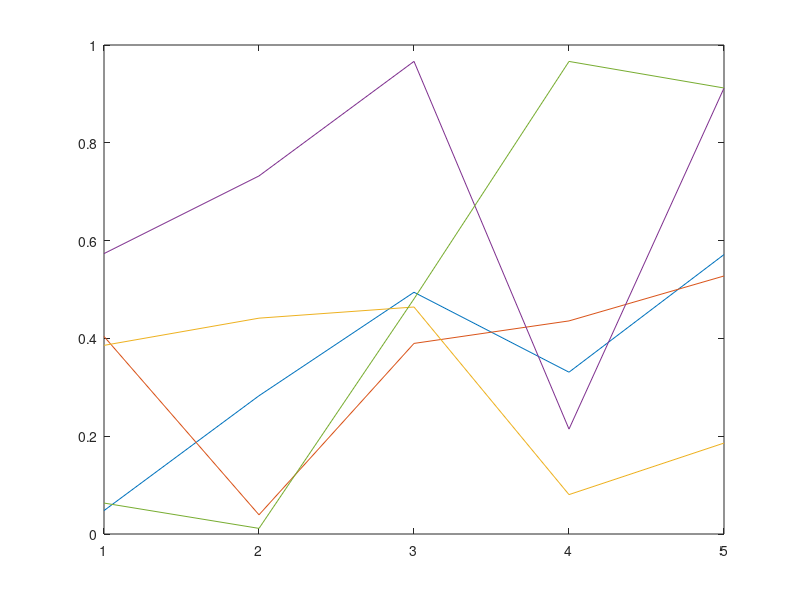

MATLAB code to generate this figure: (Note: this script raises an error after producing the figure.)
%=============================================================================
% Copyright (c) 2016-present Allan CORNET (Nelson)
%=============================================================================
% This file is part of the Nelson.
%=============================================================================
% LICENCE_BLOCK_BEGIN
% SPDX-License-Identifier: LGPL-3.0-or-later
% LICENCE_BLOCK_END
%=============================================================================
% <--ADV-CLI MODE-->
%=============================================================================
plot(rand(5,5))
f = gcf();
copygraphics(f);
%=============================================================================
